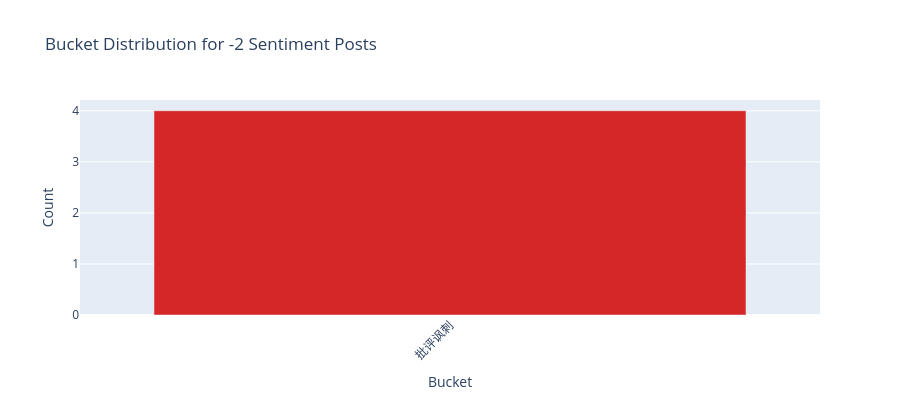

The notebook cell this image was saved under:
### Code cell
# 7. Bucket Distribution for `-2` Sentiment Posts
# Overall bucket distribution for -2 sentiment (no month breakdown)
neg2_buckets = df_neg2['qwen_bucket'].value_counts().sort_values(ascending=False)

print("Bucket distribution for -2 sentiment posts:")
print(neg2_buckets)
print(f"\nTotal -2 posts: {len(df_neg2)}")

# Bar chart
fig = go.Figure(data=[
    go.Bar(x=neg2_buckets.index,
           y=neg2_buckets.values,
           marker_color='#d62728',
           hovertemplate='%{x}<br>Count: %{y}')
])

fig.update_layout(
    title='Bucket Distribution for -2 Sentiment Posts',
    xaxis_title='Bucket',
    yaxis_title='Count',
    height=400,
    showlegend=False,
    xaxis_tickangle=-45
)
fig.show()

### Figure 1 — Plotly figure (JSON) as saved in the notebook; plotly's stock layout.template omitted (floating-point values rounded to 4 significant figures)
{"data": [{"hovertemplate": "%{x}<br>Count: %{y}", "marker": {"color": "#d62728"}, "type": "bar", "x": ["批评讽刺"], "y": [4]}], "layout": {"height": 400, "showlegend": false, "title": {"text": "Bucket Distribution for -2 Sentiment Posts"}, "xaxis": {"tickangle": -45, "title": {"text": "Bucket"}}, "yaxis": {"title": {"text": "Count"}}}}
